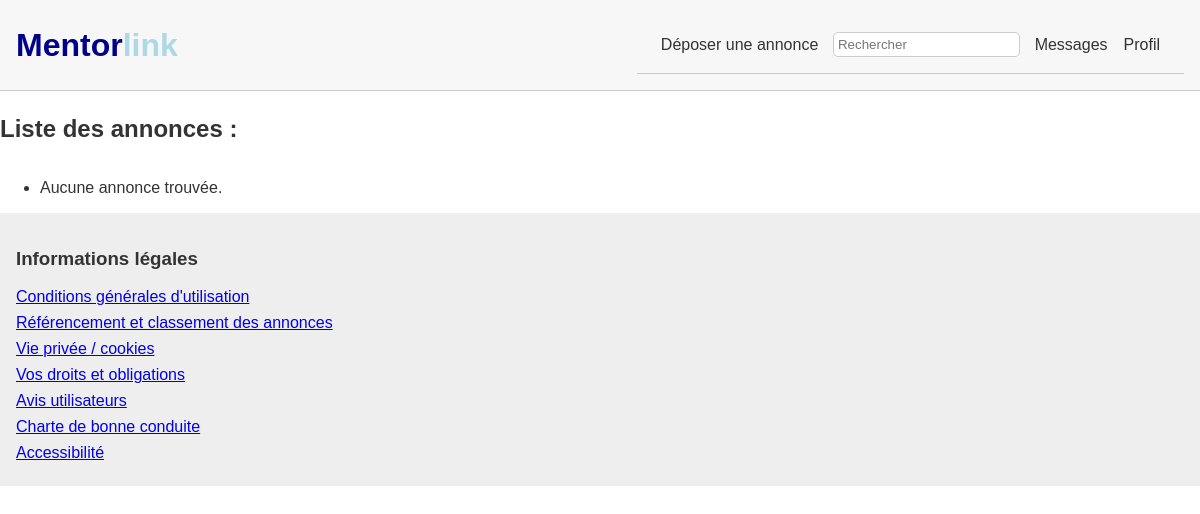
/home/ (signed in), run on an earlier commit of the app's database.
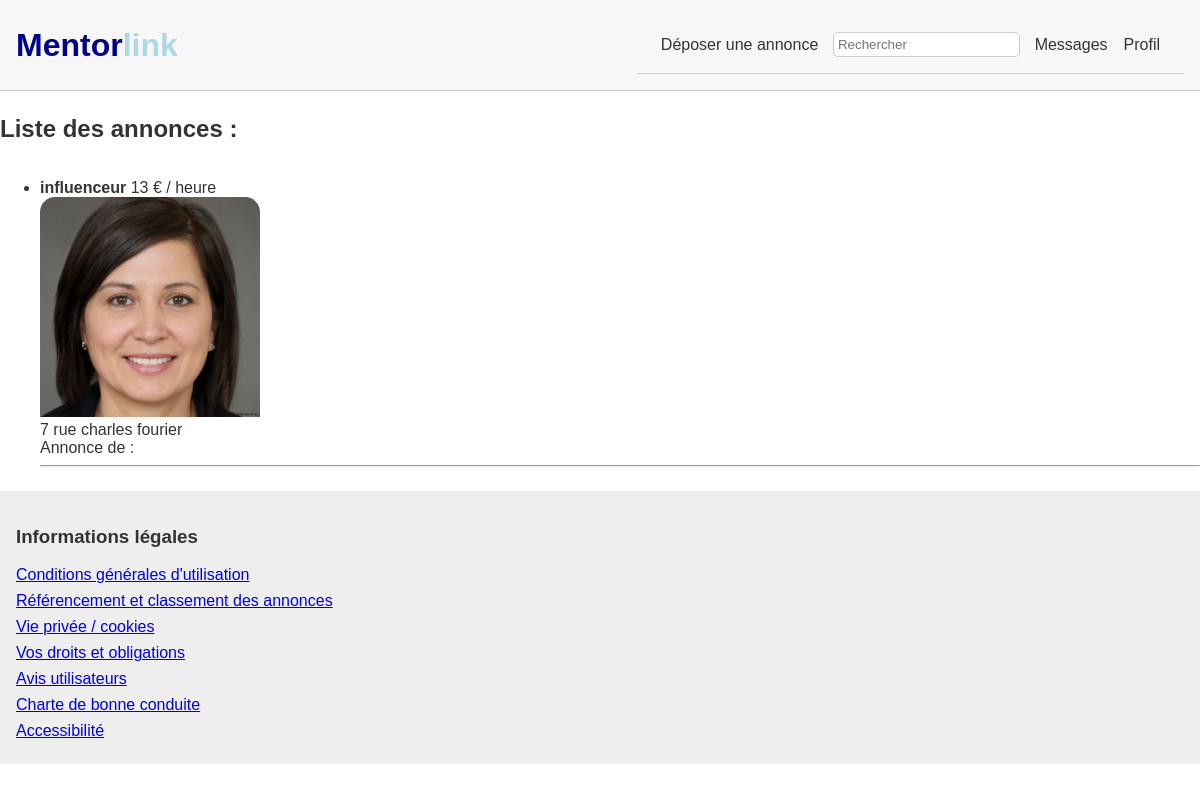
And on a later commit of the database.
### app_mentorlink/models.py (models this page shows, shortened)
class Annonce(models.Model):
    id = models.IntegerField(primary_key=True)
    prix = models.IntegerField()
    image = models.ImageField(upload_to='annonces/', null=True, blank=True)
    metier = models.CharField(max_length=1000)
    adresse = models.TextField()
    description = models.TextField(max_length=100000, null=True, blank=True)
    id_personnes = models.ForeignKey('Utilisateur', on_delete=models.CASCADE, null=True, blank=True)

### app_mentorlink/views.py (the view)
# urls.py: 2. Add a URL to urlpatterns:  path('', views.home, name='home')
def home(request):
    personnes = Utilisateur.objects.all()  # Récupère toutes les personnes
    annonces = Annonce.objects.all()  # Récupère toutes les annonces
    context = {'personnes': personnes, 'annonces': annonces}
    if request.user.is_authenticated:
        return render(request, 'home.html', context)
    else:
        return render(request, 'home_nonconnecte.html', context)

### app_mentorlink/templates/home.html (shortened to what this page needs)
{% extends "base.html" %}
        {% block content %}
            <h2>Liste des annonces :</h2>
            <div class="annonce-list">
                <ul>
                    {% for annonce in annonces %}
                    <li>
                        <div>
                            <strong>{{ annonce.metier }}</strong>
                            {{ annonce.prix }} € / heure<br>
                            <img src="{{ annonce.image.url }}" class="card-img-top" alt="Image de l'annonce" style="height: 220px; object-fit: cover; border-top-left-radius: 15px; border-top-right-radius: 15px;"><br>
                            {{ annonce.adresse }}<br>
                            Annonce de :{{ annonce.id_personnes.nom }} {{ annonce.id_personnes.prenom }}<br>
                        </div>
                    </li>
                        <hr>
                    {% empty %}
                        <li>Aucune annonce trouvée.</li>
                    {% endfor %}
                </ul>
            </div>
    {% endblock %}

What changed in the data, as far as the page shows it:
added Annonce: metier "influenceur", prix "13", image (picture), adresse "7 rue charles fourier"
Also different on the page:
text no longer shown: "Aucune annonce trouvée."
